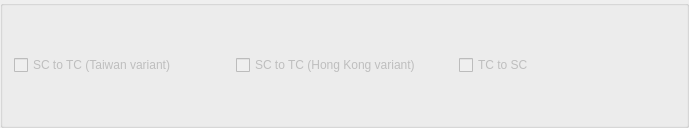
<?xml version="1.0" encoding="UTF-8"?>
<ui version="4.0">
 <class>ChineseConversion</class>
 <widget class="QGroupBox" name="ChineseConversion">
  <property name="enabled">
   <bool>false</bool>
  </property>
  <property name="geometry">
   <rect>
    <x>0</x>
    <y>0</y>
    <width>689</width>
    <height>128</height>
   </rect>
  </property>
  <property name="sizePolicy">
   <sizepolicy hsizetype="Preferred" vsizetype="Preferred">
    <horstretch>0</horstretch>
    <verstretch>0</verstretch>
   </sizepolicy>
  </property>
  <property name="windowTitle">
   <string notr="true"/>
  </property>
  <property name="toolTip">
   <string/>
  </property>
  <property name="title">
   <string/>
  </property>
  <property name="checkable">
   <bool>false</bool>
  </property>
  <layout class="QGridLayout" name="gridLayout">
   <item row="0" column="0">
    <widget class="QCheckBox" name="enableSCToTWConversion">
     <property name="toolTip">
      <string>Enable conversion from simplified characters to traditional (Taiwan variant) characters</string>
     </property>
     <property name="text">
      <string>SC to TC (Taiwan variant)</string>
     </property>
    </widget>
   </item>
   <item row="0" column="1">
    <widget class="QCheckBox" name="enableSCToHKConversion">
     <property name="toolTip">
      <string>Enable conversion from simplified characters to traditional (Hong Kong variant) characters</string>
     </property>
     <property name="text">
      <string>SC to TC (Hong Kong variant)</string>
     </property>
    </widget>
   </item>
   <item row="0" column="2">
    <widget class="QCheckBox" name="enableTCToSCConversion">
     <property name="toolTip">
      <string>Enable conversion from traditional characters to simplified characters</string>
     </property>
     <property name="text">
      <string>TC to SC</string>
     </property>
    </widget>
   </item>
  </layout>
 </widget>
 <resources/>
 <connections/>
</ui>
